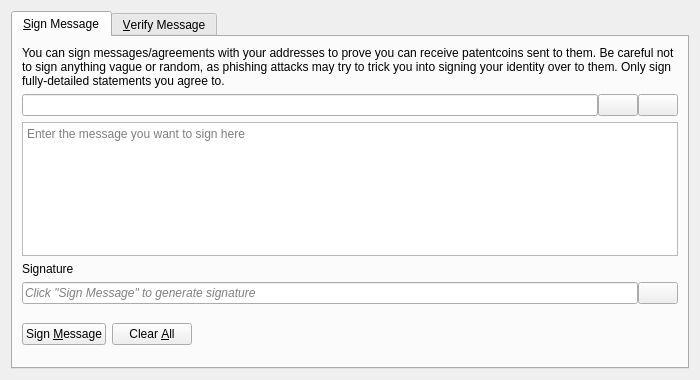
<?xml version="1.0" encoding="UTF-8"?>
<ui version="4.0">
 <class>SignVerifyMessageDialog</class>
 <widget class="QDialog" name="SignVerifyMessageDialog">
  <property name="geometry">
   <rect>
    <x>0</x>
    <y>0</y>
    <width>700</width>
    <height>380</height>
   </rect>
  </property>
  <property name="windowTitle">
   <string>Signatures - Sign / Verify a Message</string>
  </property>
  <property name="modal">
   <bool>true</bool>
  </property>
  <layout class="QVBoxLayout" name="verticalLayout">
   <item>
    <widget class="QTabWidget" name="tabWidget">
     <property name="currentIndex">
      <number>0</number>
     </property>
     <widget class="QWidget" name="tabSignMessage">
      <attribute name="title">
       <string>&amp;Sign Message</string>
      </attribute>
      <layout class="QVBoxLayout" name="verticalLayout_SM">
       <item>
        <widget class="QLabel" name="infoLabel_SM">
         <property name="text">
          <string>You can sign messages/agreements with your addresses to prove you can receive patentcoins sent to them. Be careful not to sign anything vague or random, as phishing attacks may try to trick you into signing your identity over to them. Only sign fully-detailed statements you agree to.</string>
         </property>
         <property name="textFormat">
          <enum>Qt::PlainText</enum>
         </property>
         <property name="wordWrap">
          <bool>true</bool>
         </property>
        </widget>
       </item>
       <item>
        <layout class="QHBoxLayout" name="horizontalLayout_1_SM">
         <property name="spacing">
          <number>0</number>
         </property>
         <item>
          <widget class="QValidatedLineEdit" name="addressIn_SM">
           <property name="toolTip">
            <string>The Patentcoin address to sign the message with</string>
           </property>
          </widget>
         </item>
         <item>
          <widget class="QPushButton" name="addressBookButton_SM">
           <property name="toolTip">
            <string>Choose previously used address</string>
           </property>
           <property name="text">
            <string/>
           </property>
           <property name="icon">
            <iconset resource="../patentcoin.qrc">
             <normaloff>:/icons/address-book</normaloff>:/icons/address-book</iconset>
           </property>
           <property name="shortcut">
            <string>Alt+A</string>
           </property>
           <property name="autoDefault">
            <bool>false</bool>
           </property>
          </widget>
         </item>
         <item>
          <widget class="QPushButton" name="pasteButton_SM">
           <property name="toolTip">
            <string>Paste address from clipboard</string>
           </property>
           <property name="text">
            <string/>
           </property>
           <property name="icon">
            <iconset resource="../patentcoin.qrc">
             <normaloff>:/icons/editpaste</normaloff>:/icons/editpaste</iconset>
           </property>
           <property name="shortcut">
            <string>Alt+P</string>
           </property>
           <property name="autoDefault">
            <bool>false</bool>
           </property>
          </widget>
         </item>
        </layout>
       </item>
       <item>
        <widget class="QPlainTextEdit" name="messageIn_SM">
         <property name="toolTip">
          <string>Enter the message you want to sign here</string>
         </property>
         <property name="placeholderText">
          <string>Enter the message you want to sign here</string>
         </property>
        </widget>
       </item>
       <item>
        <widget class="QLabel" name="signatureLabel_SM">
         <property name="text">
          <string>Signature</string>
         </property>
         <property name="textFormat">
          <enum>Qt::PlainText</enum>
         </property>
        </widget>
       </item>
       <item>
        <layout class="QHBoxLayout" name="horizontalLayout_2_SM">
         <property name="spacing">
          <number>0</number>
         </property>
         <item>
          <widget class="QLineEdit" name="signatureOut_SM">
           <property name="placeholderText">
            <string>Click "Sign Message" to generate signature</string>
           </property>
           <property name="font">
            <font>
             <italic>true</italic>
            </font>
           </property>
           <property name="readOnly">
            <bool>true</bool>
           </property>
          </widget>
         </item>
         <item>
          <widget class="QPushButton" name="copySignatureButton_SM">
           <property name="toolTip">
            <string>Copy the current signature to the system clipboard</string>
           </property>
           <property name="text">
            <string/>
           </property>
           <property name="icon">
            <iconset resource="../patentcoin.qrc">
             <normaloff>:/icons/editcopy</normaloff>:/icons/editcopy</iconset>
           </property>
           <property name="autoDefault">
            <bool>false</bool>
           </property>
          </widget>
         </item>
        </layout>
       </item>
       <item>
        <layout class="QHBoxLayout" name="horizontalLayout_3_SM">
         <item>
          <widget class="QPushButton" name="signMessageButton_SM">
           <property name="toolTip">
            <string>Sign the message to prove you own this Patentcoin address</string>
           </property>
           <property name="text">
            <string>Sign &amp;Message</string>
           </property>
           <property name="icon">
            <iconset resource="../patentcoin.qrc">
             <normaloff>:/icons/edit</normaloff>:/icons/edit</iconset>
           </property>
           <property name="autoDefault">
            <bool>false</bool>
           </property>
          </widget>
         </item>
         <item>
          <widget class="QPushButton" name="clearButton_SM">
           <property name="toolTip">
            <string>Reset all sign message fields</string>
           </property>
           <property name="text">
            <string>Clear &amp;All</string>
           </property>
           <property name="icon">
            <iconset resource="../patentcoin.qrc">
             <normaloff>:/icons/remove</normaloff>:/icons/remove</iconset>
           </property>
           <property name="autoDefault">
            <bool>false</bool>
           </property>
          </widget>
         </item>
         <item>
          <spacer name="horizontalSpacer_1_SM">
           <property name="orientation">
            <enum>Qt::Horizontal</enum>
           </property>
           <property name="sizeHint" stdset="0">
            <size>
             <width>40</width>
             <height>48</height>
            </size>
           </property>
          </spacer>
         </item>
         <item>
          <widget class="QLabel" name="statusLabel_SM">
           <property name="font">
            <font>
             <weight>75</weight>
             <bold>true</bold>
            </font>
           </property>
           <property name="text">
            <string/>
           </property>
           <property name="wordWrap">
            <bool>true</bool>
           </property>
          </widget>
         </item>
         <item>
          <spacer name="horizontalSpacer_2_SM">
           <property name="orientation">
            <enum>Qt::Horizontal</enum>
           </property>
           <property name="sizeHint" stdset="0">
            <size>
             <width>40</width>
             <height>48</height>
            </size>
           </property>
          </spacer>
         </item>
        </layout>
       </item>
      </layout>
     </widget>
     <widget class="QWidget" name="tabVerifyMessage">
      <attribute name="title">
       <string>&amp;Verify Message</string>
      </attribute>
      <layout class="QVBoxLayout" name="verticalLayout_VM">
       <item>
        <widget class="QLabel" name="infoLabel_VM">
         <property name="text">
          <string>Enter the receiver's address, message (ensure you copy line breaks, spaces, tabs, etc. exactly) and signature below to verify the message. Be careful not to read more into the signature than what is in the signed message itself, to avoid being tricked by a man-in-the-middle attack. Note that this only proves the signing party receives with the address, it cannot prove sendership of any transaction!</string>
         </property>
         <property name="textFormat">
          <enum>Qt::PlainText</enum>
         </property>
         <property name="alignment">
          <set>Qt::AlignLeading|Qt::AlignLeft|Qt::AlignTop</set>
         </property>
         <property name="wordWrap">
          <bool>true</bool>
         </property>
        </widget>
       </item>
       <item>
        <layout class="QHBoxLayout" name="horizontalLayout_1_VM">
         <property name="spacing">
          <number>0</number>
         </property>
         <item>
          <widget class="QValidatedLineEdit" name="addressIn_VM">
           <property name="toolTip">
            <string>The Patentcoin address the message was signed with</string>
           </property>
          </widget>
         </item>
         <item>
          <widget class="QPushButton" name="addressBookButton_VM">
           <property name="toolTip">
            <string>Choose previously used address</string>
           </property>
           <property name="text">
            <string/>
           </property>
           <property name="icon">
            <iconset resource="../patentcoin.qrc">
             <normaloff>:/icons/address-book</normaloff>:/icons/address-book</iconset>
           </property>
           <property name="shortcut">
            <string>Alt+A</string>
           </property>
           <property name="autoDefault">
            <bool>false</bool>
           </property>
          </widget>
         </item>
        </layout>
       </item>
       <item>
        <widget class="QPlainTextEdit" name="messageIn_VM">
          <property name="toolTip">
            <string>The signed message to verify</string>
          </property>
          <property name="placeholderText">
            <string>The signed message to verify</string>
          </property>
        </widget>
       </item>
       <item>
        <widget class="QValidatedLineEdit" name="signatureIn_VM">
          <property name="toolTip">
            <string>The signature given when the message was signed</string>
          </property>
          <property name="placeholderText">
            <string>The signature given when the message was signed</string>
          </property>
        </widget>
       </item>
       <item>
        <layout class="QHBoxLayout" name="horizontalLayout_2_VM">
         <item>
          <widget class="QPushButton" name="verifyMessageButton_VM">
           <property name="toolTip">
            <string>Verify the message to ensure it was signed with the specified Patentcoin address</string>
           </property>
           <property name="text">
            <string>Verify &amp;Message</string>
           </property>
           <property name="icon">
            <iconset resource="../patentcoin.qrc">
             <normaloff>:/icons/transaction_0</normaloff>:/icons/transaction_0</iconset>
           </property>
           <property name="autoDefault">
            <bool>false</bool>
           </property>
          </widget>
         </item>
         <item>
          <widget class="QPushButton" name="clearButton_VM">
           <property name="toolTip">
            <string>Reset all verify message fields</string>
           </property>
           <property name="text">
            <string>Clear &amp;All</string>
           </property>
           <property name="icon">
            <iconset resource="../patentcoin.qrc">
             <normaloff>:/icons/remove</normaloff>:/icons/remove</iconset>
           </property>
           <property name="autoDefault">
            <bool>false</bool>
           </property>
          </widget>
         </item>
         <item>
          <spacer name="horizontalSpacer_1_VM">
           <property name="orientation">
            <enum>Qt::Horizontal</enum>
           </property>
           <property name="sizeHint" stdset="0">
            <size>
             <width>40</width>
             <height>48</height>
            </size>
           </property>
          </spacer>
         </item>
         <item>
          <widget class="QLabel" name="statusLabel_VM">
           <property name="font">
            <font>
             <weight>75</weight>
             <bold>true</bold>
            </font>
           </property>
           <property name="text">
            <string/>
           </property>
           <property name="wordWrap">
            <bool>true</bool>
           </property>
          </widget>
         </item>
         <item>
          <spacer name="horizontalSpacer_2_VM">
           <property name="orientation">
            <enum>Qt::Horizontal</enum>
           </property>
           <property name="sizeHint" stdset="0">
            <size>
             <width>40</width>
             <height>48</height>
            </size>
           </property>
          </spacer>
         </item>
        </layout>
       </item>
      </layout>
     </widget>
    </widget>
   </item>
  </layout>
 </widget>
 <customwidgets>
  <customwidget>
   <class>QValidatedLineEdit</class>
   <extends>QLineEdit</extends>
   <header>qt/qvalidatedlineedit.h</header>
  </customwidget>
 </customwidgets>
 <resources>
  <include location="../patentcoin.qrc"/>
 </resources>
 <connections/>
</ui>
